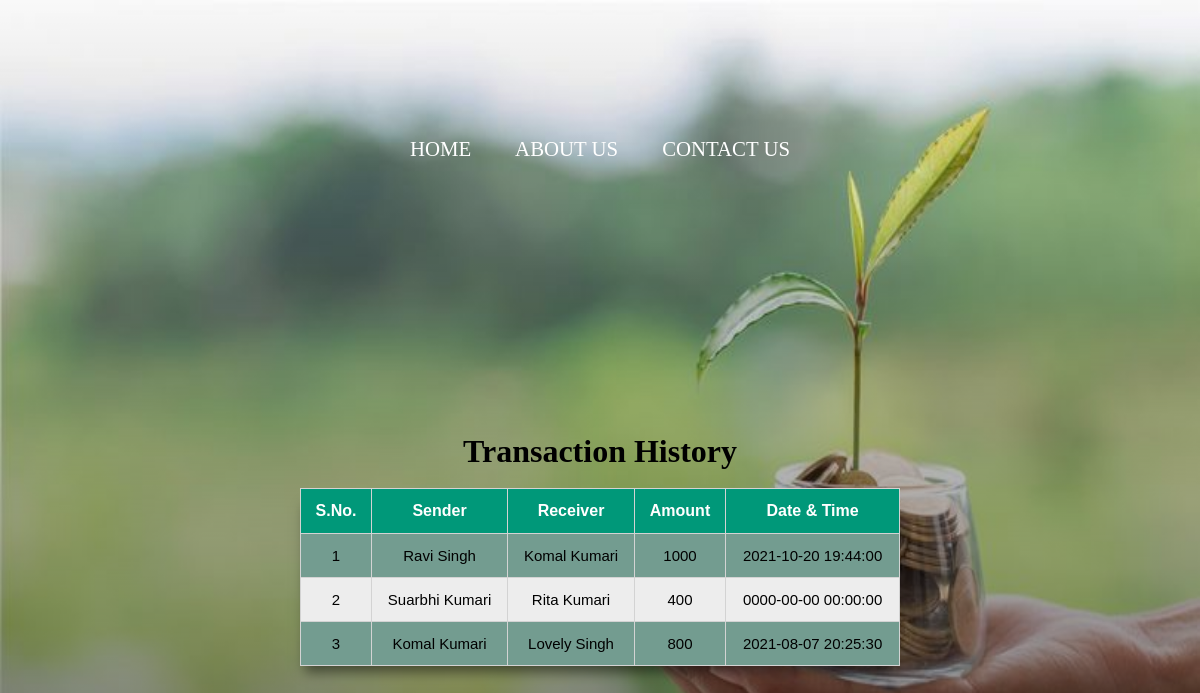
The page /transactionhistory.php on the database its author committed.
### tables this page shows
CREATE TABLE `transaction` (
  `sno` int(2) NOT NULL,
  `sender` varchar(30) NOT NULL,
  `receiver` varchar(30) NOT NULL,
  `balance` int(15) NOT NULL,
  `datetime` datetime NOT NULL DEFAULT current_timestamp()
);

### transactionhistory.php (the view, shortened to what this page needs)
<!DOCTYPE html>
<html lang="en">
<head>
    <link rel="stylesheet" href="css/transactionhistory.css">
    <link rel="stylesheet" href="css/about.css">
</head>
<body>
        <nav id="navbar">
            <ul class="menu">
              <li><a href="index.php">HOME</a></li>
              <li><a href="about.php">ABOUT US</a></li>
              <li><a href="contact.php">CONTACT US</a></li>
            </ul>
        </nav>
	<div class="container">
        <h1 style="text-align:center;">Transaction History</h1>
       <br>
       <div class="table-responsive-sm">
    <table class="table table-hover table-striped table-condensed table-bordered">
        <thead>
            <tr>
                <th class="text-center">S.No.</th>
                <th class="text-center">Sender</th>
                <th class="text-center">Receiver</th>
                <th class="text-center">Amount</th>
                <th class="text-center">Date & Time</th>
            </tr>
        </thead>
        <tbody>
        <?php
            include 'config.php';
            $sql ="select * from transaction";
            $query =mysqli_query($conn, $sql);
            while($rows = mysqli_fetch_assoc($query))
            {
        ?>
            <tr>
            <td class="py-2"><?php echo $rows['sno']; ?></td>
            <td class="py-2"><?php echo $rows['sender']; ?></td>
            <td class="py-2"><?php echo $rows['receiver']; ?></td>
            <td class="py-2"><?php echo $rows['balance']; ?> </td>
            <td class="py-2"><?php echo $rows['datetime']; ?> </td>
        <?php
            }
        ?>
        </tbody>
    </table>
    </div>
    </div>
</body>
</html>

### css/transactionhistory.css (style rules this page uses)
* { margin: 0; padding: 0; font-family: arial; box-sizing: border-box; }
body { height: 100vh ; display: grid; place-items: center; background: linear-gradient(rgba(0,0,0,0),rgba(0,0,0,0.6)), url('../transactionhistory.jpg'); background-size: 100% 120%; background-repeat: no-repeat; }
h1 { font-family:Georgia, 'Times New Roman', Times, serif; place-items: center; text-align: center; }
table { width: 600px; box-shadow: -1px 12px 12px -6px rgba(0,0,0,0.5); }
table, td, th { padding: 13px; border: 1px solid lightgray; border-collapse: collapse; text-align: center; cursor: pointer; }
td { font-size: 15px; }
th { background-color: #009879; color: white; }
tr:nth-child(odd) { background-color: rgb(115, 156, 144); }
tr:nth-child(even) { background-color: #ededed; }

### css/about.css (style rules this page uses)
* { margin: 0; padding: 0; }
body { font-family: 'Baloo Bhai'; }
#navbar { position: relative; }
#navbar ul { display: flex; font-family: 'Baloo Bhai'; }
#navbar ul li { list-style: none; font-size: 1.3rem; }
#navbar ul li a { color: white; display: block; font-family: 'STIX Two Text', serif; padding: 3px 22px; border-radius: 20px; text-decoration: none; }
body { margin: 0; font-family: 'Baloo Bhai'; }
a { color: #fff; }

### rows shown on the page
transaction: sno "1", sender "Ravi Singh", receiver "Komal Kumari", balance "1000", datetime "2021-10-20 19:44:00"
transaction: sno "2", sender "Suarbhi Kumari", receiver "Rita Kumari", balance "400", datetime "0000-00-00 00:00:00"
transaction: sno "3", sender "Komal Kumari", receiver "Lovely Singh", balance "800", datetime "2021-08-07 20:25:30"
